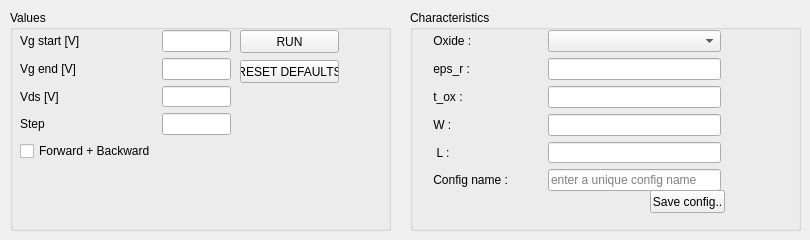
    <widget class="QWidget" name="tftwidget">
     <attribute name="title">
      <string>TFT</string>
     </attribute>
     <widget class="QGroupBox" name="groupBox_3">
      <property name="geometry">
       <rect>
        <x>10</x>
        <y>10</y>
        <width>381</width>
        <height>221</height>
       </rect>
      </property>
      <property name="title">
       <string>Values</string>
      </property>
      <widget class="QWidget" name="formLayoutWidget">
       <property name="geometry">
        <rect>
         <x>10</x>
         <y>20</y>
         <width>211</width>
         <height>131</height>
        </rect>
       </property>
       <layout class="QFormLayout" name="formLayout">
        <property name="fieldGrowthPolicy">
         <enum>QFormLayout::AllNonFixedFieldsGrow</enum>
        </property>
        <item row="0" column="0">
         <widget class="QLabel" name="label">
          <property name="text">
           <string>Vg start [V]</string>
          </property>
         </widget>
        </item>
        <item row="0" column="1">
         <widget class="QLineEdit" name="vgstart">
          <property name="text">
           <string/>
          </property>
          <property name="cursorPosition">
           <number>0</number>
          </property>
          <property name="placeholderText">
           <string/>
          </property>
          <property name="cursorMoveStyle">
           <enum>Qt::VisualMoveStyle</enum>
          </property>
         </widget>
        </item>
        <item row="1" column="0">
         <widget class="QLabel" name="label_2">
          <property name="text">
           <string>Vg end [V]</string>
          </property>
         </widget>
        </item>
        <item row="1" column="1">
         <widget class="QLineEdit" name="vgend"/>
        </item>
        <item row="2" column="0">
         <widget class="QLabel" name="label_3">
          <property name="text">
           <string>Vds [V]</string>
          </property>
         </widget>
        </item>
        <item row="2" column="1">
         <widget class="QLineEdit" name="vds"/>
        </item>
        <item row="3" column="0">
         <widget class="QLabel" name="label_4">
          <property name="text">
           <string>Step</string>
          </property>
         </widget>
        </item>
        <item row="3" column="1">
         <widget class="QLineEdit" name="step"/>
        </item>
        <item row="4" column="0">
         <widget class="QCheckBox" name="boolFWBW">
          <property name="text">
           <string>Forward + Backward</string>
          </property>
          <property name="checked">
           <bool>false</bool>
          </property>
         </widget>
        </item>
       </layout>
      </widget>
      <widget class="QPushButton" name="resetTFT">
       <property name="geometry">
        <rect>
         <x>230</x>
         <y>50</y>
         <width>99</width>
         <height>23</height>
        </rect>
       </property>
       <property name="text">
        <string>RESET DEFAULTS</string>
       </property>
      </widget>
      <widget class="QPushButton" name="runTFT">
       <property name="geometry">
        <rect>
         <x>230</x>
         <y>20</y>
         <width>99</width>
         <height>23</height>
        </rect>
       </property>
       <property name="text">
        <string>RUN</string>
       </property>
      </widget>
     </widget>
     <widget class="QGroupBox" name="groupBox_6">
      <property name="geometry">
       <rect>
        <x>410</x>
        <y>10</y>
        <width>391</width>
        <height>221</height>
       </rect>
      </property>
      <property name="title">
       <string>Characteristics</string>
      </property>
      <widget class="QWidget" name="formLayoutWidget_7">
       <property name="geometry">
        <rect>
         <x>10</x>
         <y>20</y>
         <width>301</width>
         <height>161</height>
        </rect>
       </property>
       <layout class="QFormLayout" name="formLayout_7">
        <item row="0" column="1">
         <widget class="QComboBox" name="oxideCombo"/>
        </item>
        <item row="0" column="0">
         <widget class="QLabel" name="label_7">
          <property name="text">
           <string>    Oxide :                     </string>
          </property>
         </widget>
        </item>
        <item row="1" column="0">
         <widget class="QLabel" name="label_9">
          <property name="text">
           <string>    eps_r :</string>
          </property>
         </widget>
        </item>
        <item row="1" column="1">
         <widget class="QLineEdit" name="tft_eps_r"/>
        </item>
        <item row="2" column="1">
         <widget class="QLineEdit" name="tft_t_ox"/>
        </item>
        <item row="2" column="0">
         <widget class="QLabel" name="label_10">
          <property name="text">
           <string>    t_ox : </string>
          </property>
         </widget>
        </item>
        <item row="3" column="0">
         <widget class="QLabel" name="label_11">
          <property name="text">
           <string>    W :</string>
          </property>
         </widget>
        </item>
        <item row="3" column="1">
         <widget class="QLineEdit" name="tft_w"/>
        </item>
        <item row="4" column="1">
         <widget class="QLineEdit" name="tft_l"/>
        </item>
        <item row="4" column="0">
         <widget class="QLabel" name="label_16">
          <property name="text">
           <string>     L :</string>
          </property>
         </widget>
        </item>
        <item row="5" column="1">
         <widget class="QLineEdit" name="tftConfigname">
          <property name="placeholderText">
           <string>enter a unique config name</string>
          </property>
         </widget>
        </item>
        <item row="5" column="0">
         <widget class="QLabel" name="label_8">
          <property name="text">
           <string>    Config name :</string>
          </property>
         </widget>
        </item>
       </layout>
      </widget>
      <widget class="QPushButton" name="actionSaveTFTConfig">
       <property name="geometry">
        <rect>
         <x>240</x>
         <y>180</y>
         <width>75</width>
         <height>23</height>
        </rect>
       </property>
       <property name="text">
        <string>Save config..</string>
       </property>
      </widget>
     </widget>
    </widget>
